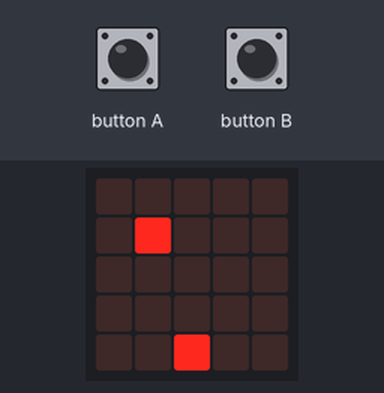
Recording of a program running on a simulated BBC micro:bit (MakeCode). Parts: the board's 5×5 LED display. The inputs (shaded band) are chosen by the test bench. Random numbers come from a fixed seed; the short countdown, score and lost-life animations are approximate; the run ends where the board's game-over animation would start. At 8.0 s the program stops and its outputs stay as they are.

Above: at 1.6 s.
1.7 s: button A pressed for 0.15 s
At 2.3 s:
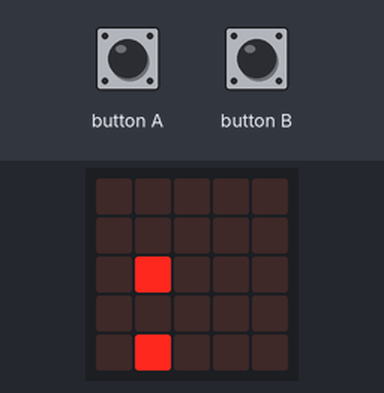
At 3.8 s:
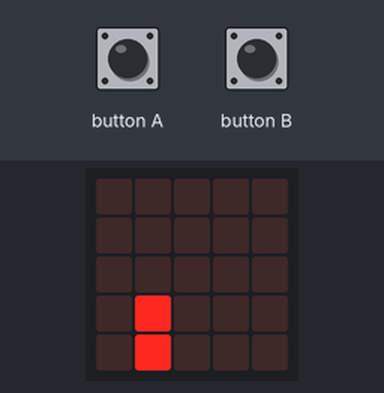
4.8 s: button B pressed for 0.15 s
At 8.9 s:
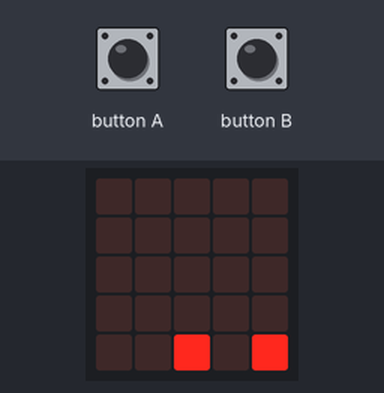
Timing chart, 0 to 9.5 s (numbered marks = the images above; inputs shaded):
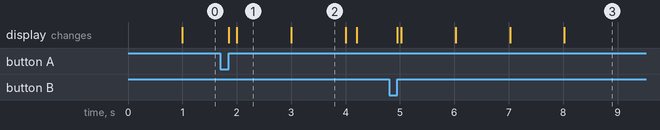

The program:

main.ts
```typescript
input.onButtonPressed(Button.A, function () {
    varken.change(LedSpriteProperty.X, -1)
})
input.onButtonPressed(Button.B, function () {
    varken.change(LedSpriteProperty.X, 1)
})
let fruit: game.LedSprite = null
let varken: game.LedSprite = null
varken = game.createSprite(2, 4)
basic.forever(function () {
    fruit = game.createSprite(randint(0, 4), 0)
    for (let index = 0; index < 4; index++) {
        basic.pause(1000)
        fruit.change(LedSpriteProperty.Y, 1)
    }
    if (fruit.isTouching(varken)) {
        game.addScore(1)
        fruit.delete()
    } else {
        game.gameOver()
    }
})
```

test.ts
```typescript
// tests gaan hier; deze zal niet worden gecompileerd wanneer dit pakket wordt gebruikt als extensie.
```

Measured:
- what the display in image 1 shows lasts 1.0 s, from 2.0 s to 3.0 s
